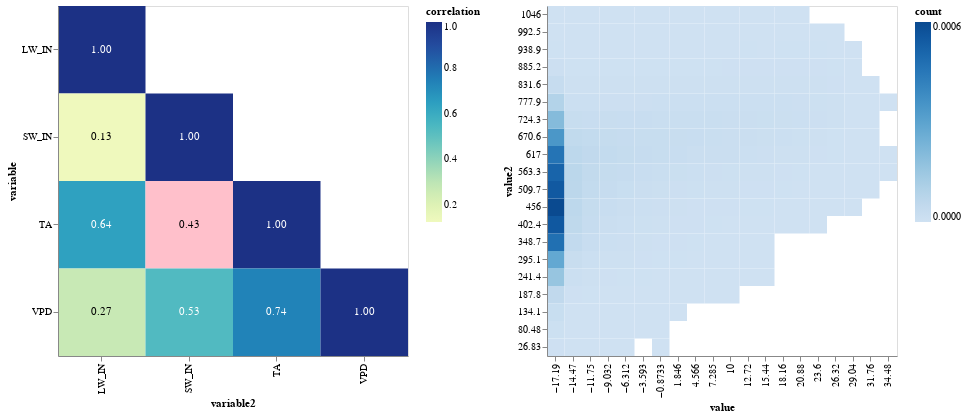

Notebook code cell kept with this figure:
### Code cell
# Define selector
var_sel_cor = alt.selection_single(fields=['variable', 'variable2'], clear=False, 
                                  init={'variable': 'TA', 'variable2': 'SW_IN'})

# Define correlation heatmap
base = alt.Chart(cor_hai).encode(
    x='variable2:O',
    y='variable:O'    
)

text = base.mark_text().encode(
    text='correlation_label',
    color=alt.condition(
        alt.datum.correlation > 0.5, 
        alt.value('white'),
        alt.value('black')
    )
)

cor_plot = base.mark_rect().encode(
    color=alt.condition(var_sel_cor, alt.value('pink'), 'correlation:Q')
).add_selection(var_sel_cor)

# Define 2d binned histogram plot
scat_plot = alt.Chart(hai_binned).transform_filter(
    var_sel_cor
).mark_rect().encode(
    alt.X('value:N', axis=alt.Axis(format=".4")), 
    alt.Y('value2:N', axis=alt.Axis(format=".4"), sort='descending'),
    alt.Color('count:Q', scale=alt.Scale(scheme='blues'))
)

# Combine all plots. hconcat plots both side-by-side 
alt.hconcat((cor_plot + text).properties(width=350, height=350), scat_plot.properties(width=350, height=350)).resolve_scale(color='independent')

### Figure 1 — Vega-Lite specification as saved in the notebook (floating-point values rounded to 4 significant figures; data arrays with more than 128 entries replaced by an {"elided": "..."} marker saying what was removed)
{"config": {"view": {"continuousWidth": 400, "continuousHeight": 300}}, "hconcat": [{"layer": [{"mark": "rect", "encoding": {"color": {"condition": {"value": "pink", "selection": "selector001"}, "field": "correlation", "type": "quantitative"}, "x": {"field": "variable2", "type": "ordinal"}, "y": {"field": "variable", "type": "ordinal"}}, "selection": {"selector001": {"type": "single", "fields": ["variable", "variable2"], "clear": false, "init": {"variable": "TA", "variable2": "SW_IN"}}}}, {"mark": "text", "encoding": {"color": {"condition": {"value": "white", "test": "(datum.correlation > 0.5)"}, "value": "black"}, "text": {"field": "correlation_label", "type": "nominal"}, "x": {"field": "variable2", "type": "ordinal"}, "y": {"field": "variable", "type": "ordinal"}}}], "data": {"name": "data-872b0a9cc73cb860abcfbca69ab70e6a"}, "height": 350, "width": 350}, {"data": {"name": "data-96959e385150d2d50f80cbe167ee81d0"}, "mark": "rect", "encoding": {"color": {"field": "count", "scale": {"scheme": "blues"}, "type": "quantitative"}, "x": {"axis": {"format": ".4"}, "field": "value", "type": "nominal"}, "y": {"axis": {"format": ".4"}, "field": "value2", "sort": "descending", "type": "nominal"}}, "height": 350, "transform": [{"filter": {"selection": "selector001"}}], "width": 350}], "resolve": {"scale": {"color": "independent"}}, "$schema": "https://vega.github.io/schema/vega-lite/v4.17.0.json", "datasets": {"data-872b0a9cc73cb860abcfbca69ab70e6a": [{"variable": "LW_IN", "variable2": "LW_IN", "correlation": 1.0, "correlation_label": "1.00"}, {"variable": "SW_IN", "variable2": "LW_IN", "correlation": 0.1263, "correlation_label": "0.13"}, {"variable": "SW_IN", "variable2": "SW_IN", "correlation": 1.0, "correlation_label": "1.00"}, {"variable": "TA", "variable2": "LW_IN", "correlation": 0.6396, "correlation_label": "0.64"}, {"variable": "TA", "variable2": "SW_IN", "correlation": 0.4323, "correlation_label": "0.43"}, {"variable": "TA", "variable2": "TA", "correlation": 1.0, "correlation_label": "1.00"}, {"variable": "VPD", "variable2": "LW_IN", "correlation": 0.2704, "correlation_label": "0.27"}, {"variable": "VPD", "variable2": "SW_IN", "correlation": 0.5335, "correlation_label": "0.53"}, {"variable": "VPD", "variable2": "TA", "correlation": 0.7354, "correlation_label": "0.74"}, {"variable": "VPD", "variable2": "VPD", "correlation": 1.0, "correlation_label": "1.00"}], "data-96959e385150d2d50f80cbe167ee81d0": {"elided": "2886 records"}}}
